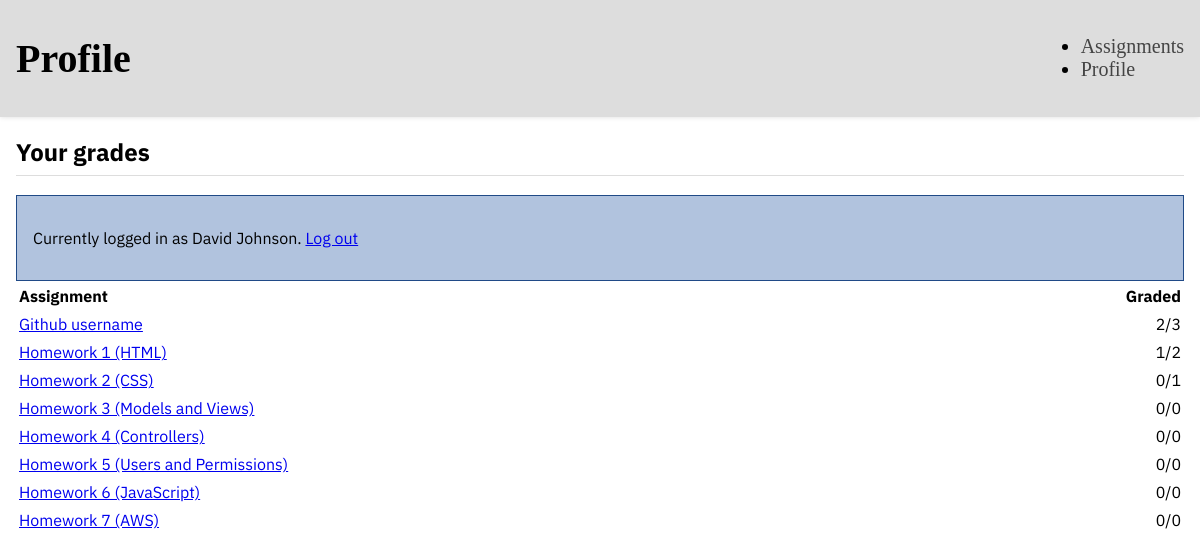
/profile/ (signed in), run on the app's committed database.
### grades/models.py (models this page shows)
class Assignment(models.Model):
    title = models.CharField(max_length=199)
    description = models.TextField(null=True, blank=True)
    deadline = models.DateTimeField()
    weight = models.IntegerField()
    points = models.IntegerField(default=100)

### grades/views.py (the view, shortened to what this page needs)
# urls.py: path('profile/', views.profile),
@login_required
def profile(request):
    user = request.user
    assignments = Assignment.objects.all()
    is_admin = user.is_superuser
    is_ta = user.groups.filter(name="TAs").exists()
    is_student = user.groups.filter(name="Students").exists() or not user.is_authenticated
    if is_admin or is_ta:
        profile_data = []
        for assignment in assignments:
            if is_admin:
                total_assigned = Submission.objects.filter(assignment=assignment).count()
                graded_count = Submission.objects.filter(assignment=assignment, score__isnull=False).count()
            else:
                total_assigned = Submission.objects.filter(assignment=assignment, grader=user).count()
                graded_count = Submission.objects.filter(assignment=assignment, grader=user, score__isnull=False).count()
            profile_data.append({
                "assignment": assignment,
                "total_assigned": total_assigned,
                "graded_count": graded_count,
            })
        context = {
            "is_ta_or_admin": True,
            "profile_data": profile_data,
            "user": user,
        }
        return render(request, "profile.html", context)

### grades/templates/profile.html (shortened to what this page needs)
<!doctype html>
<link rel="stylesheet" href="/static/main.css">
{% include "header.html" with title="Profile" %}
<main>
    <h2>Your grades</h2>
    <section class="action-card">
        <p>
            Currently logged in as {{ user.get_full_name|default:user.username }}.
            <a href="/profile/login/" role="button">Log out</a>
        </p>
    </section>
    {% if is_ta_or_admin %}
    <table>
        <thead>
            <tr>
                <th>Assignment</th>
                <th class="right">Graded</th>
            </tr>
        </thead>
        <tbody>
            {% for data in profile_data %}
            <tr>
                <td><a href="/{{ data.assignment.id }}/">{{ data.assignment.title }}</a></td>
                <td class="right">{{ data.graded_count }}/{{ data.total_assigned }}</td>
            </tr>
            {% endfor %}
        </tbody>
    </table>
{% endif %}
</main>

### static/main.css (style rules this page uses)
main { font-family: 'IBM Plex Sans', sans-serif; line-height: 1.25; padding: 0 1rem; margin-bottom: 1rem; }
table { line-height: 1.5; width: 100%; }
h2 { font-size: 1.5rem; border-bottom: 1px solid #ddd; padding-bottom: 0.5rem; }
.right { text-align: right; }
thead th { text-align: left; }
.action-card { border: 1px solid #204a87; background-color: #b1c3de; padding: 1rem; margin-top: 1rem; display: flex; flex-direction: column; justify-content: space-between; }

### data on the page
Assignment: assignment "Github username", graded_count "2", total_assigned "3"
Assignment: assignment "Homework 1 (HTML)", graded_count "1", total_assigned "2"
Assignment: assignment "Homework 2 (CSS)", graded_count "0", total_assigned "1"
Assignment: assignment "Homework 3 (Models and Views)", graded_count "0", total_assigned "0"
Assignment: assignment "Homework 4 (Controllers)", graded_count "0", total_assigned "0"
Assignment: assignment "Homework 5 (Users and Permissions)", graded_count "0", total_assigned "0"
Assignment: assignment "Homework 6 (JavaScript)", graded_count "0", total_assigned "0"
Assignment: assignment "Homework 7 (AWS)", graded_count "0", total_assigned "0"

### other printed values
{{ title }} "Profile"
{{ user.get_full_name|default:user.username }} "David Johnson"
